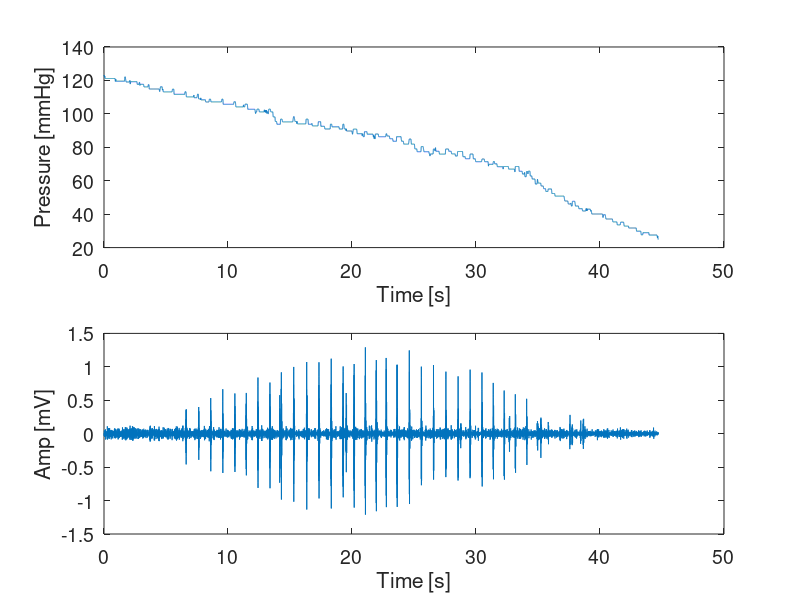

The MATLAB script that drew this image: (Note: this script raises an error after producing the figure.)
set(0,'defaultAxesFontSize',14);
%%
load BloodPressure
figure(1);
subplot(211)
plot(Time,CuffPressure);
xlabel 'Time [s]';ylabel 'Pressure [mmHg]';
subplot(212);
plot(Time,KorotkoffSounds);
xlabel 'Time [s]';ylabel 'Amp [mV]';
[sis,dis] = sis_dis(KorotkoffSounds,CuffPressure);